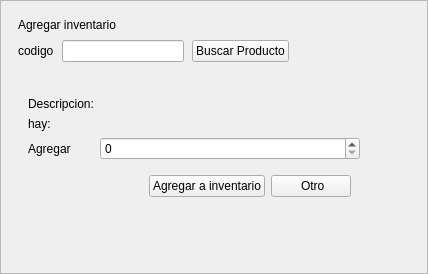
          <widget class="QWidget" name="pageInvAgregar">
           <layout class="QVBoxLayout" name="verticalLayout_9">
            <property name="spacing">
             <number>0</number>
            </property>
            <property name="leftMargin">
             <number>0</number>
            </property>
            <property name="topMargin">
             <number>0</number>
            </property>
            <property name="rightMargin">
             <number>0</number>
            </property>
            <property name="bottomMargin">
             <number>0</number>
            </property>
            <item>
             <widget class="QFrame" name="frame_21">
              <property name="sizePolicy">
               <sizepolicy hsizetype="Preferred" vsizetype="Preferred">
                <horstretch>0</horstretch>
                <verstretch>66</verstretch>
               </sizepolicy>
              </property>
              <property name="frameShape">
               <enum>QFrame::Shape::StyledPanel</enum>
              </property>
              <property name="frameShadow">
               <enum>QFrame::Shadow::Raised</enum>
              </property>
              <layout class="QGridLayout" name="gridLayout_7">
               <property name="leftMargin">
                <number>9</number>
               </property>
               <property name="topMargin">
                <number>9</number>
               </property>
               <property name="rightMargin">
                <number>9</number>
               </property>
               <property name="bottomMargin">
                <number>9</number>
               </property>
               <property name="spacing">
                <number>9</number>
               </property>
               <item row="1" column="0">
                <widget class="QFrame" name="frame_22">
                 <property name="sizePolicy">
                  <sizepolicy hsizetype="Preferred" vsizetype="Preferred">
                   <horstretch>0</horstretch>
                   <verstretch>5</verstretch>
                  </sizepolicy>
                 </property>
                 <property name="frameShape">
                  <enum>QFrame::Shape::NoFrame</enum>
                 </property>
                 <property name="frameShadow">
                  <enum>QFrame::Shadow::Raised</enum>
                 </property>
                 <layout class="QVBoxLayout" name="verticalLayout_8">
                  <item>
                   <widget class="QFrame" name="frameDetalleInvAg">
                    <property name="enabled">
                     <bool>true</bool>
                    </property>
                    <property name="sizePolicy">
                     <sizepolicy hsizetype="Preferred" vsizetype="Preferred">
                      <horstretch>0</horstretch>
                      <verstretch>0</verstretch>
                     </sizepolicy>
                    </property>
                    <property name="frameShape">
                     <enum>QFrame::Shape::NoFrame</enum>
                    </property>
                    <property name="frameShadow">
                     <enum>QFrame::Shadow::Raised</enum>
                    </property>
                    <layout class="QGridLayout" name="gridLayout_8">
                     <item row="5" column="1">
                      <spacer name="verticalSpacer_2">
                       <property name="orientation">
                        <enum>Qt::Orientation::Vertical</enum>
                       </property>
                       <property name="sizeHint" stdset="0">
                        <size>
                         <width>20</width>
                         <height>40</height>
                        </size>
                       </property>
                      </spacer>
                     </item>
                     <item row="2" column="0">
                      <widget class="QLabel" name="label_14">
                       <property name="text">
                        <string>hay:</string>
                       </property>
                      </widget>
                     </item>
                     <item row="3" column="2">
                      <spacer name="horizontalSpacer_5">
                       <property name="orientation">
                        <enum>Qt::Orientation::Horizontal</enum>
                       </property>
                       <property name="sizeHint" stdset="0">
                        <size>
                         <width>40</width>
                         <height>20</height>
                        </size>
                       </property>
                      </spacer>
                     </item>
                     <item row="3" column="1">
                      <widget class="QSpinBox" name="spinAgregarInvAg"/>
                     </item>
                     <item row="3" column="0">
                      <widget class="QLabel" name="label_15">
                       <property name="text">
                        <string>Agregar</string>
                       </property>
                      </widget>
                     </item>
                     <item row="4" column="1">
                      <widget class="QFrame" name="frame_23">
                       <property name="frameShape">
                        <enum>QFrame::Shape::NoFrame</enum>
                       </property>
                       <property name="frameShadow">
                        <enum>QFrame::Shadow::Raised</enum>
                       </property>
                       <layout class="QHBoxLayout" name="horizontalLayout_11">
                        <item>
                         <spacer name="horizontalSpacer_11">
                          <property name="orientation">
                           <enum>Qt::Orientation::Horizontal</enum>
                          </property>
                          <property name="sizeHint" stdset="0">
                           <size>
                            <width>40</width>
                            <height>20</height>
                           </size>
                          </property>
                         </spacer>
                        </item>
                        <item>
                         <widget class="QPushButton" name="btnAgregarInv">
                          <property name="text">
                           <string>Agregar a inventario</string>
                          </property>
                         </widget>
                        </item>
                        <item>
                         <widget class="QPushButton" name="btnOtroInvAg">
                          <property name="text">
                           <string> Otro</string>
                          </property>
                         </widget>
                        </item>
                       </layout>
                      </widget>
                     </item>
                     <item row="1" column="0">
                      <widget class="QLabel" name="label_11">
                       <property name="text">
                        <string>Descripcion:</string>
                       </property>
                      </widget>
                     </item>
                     <item row="1" column="1">
                      <widget class="QLabel" name="lblDescInvAg">
                       <property name="text">
                        <string/>
                       </property>
                      </widget>
                     </item>
                     <item row="2" column="1">
                      <widget class="QLabel" name="lblHayInvAg">
                       <property name="text">
                        <string/>
                       </property>
                      </widget>
                     </item>
                    </layout>
                   </widget>
                  </item>
                 </layout>
                </widget>
               </item>
               <item row="0" column="0">
                <widget class="QFrame" name="frame_24">
                 <property name="sizePolicy">
                  <sizepolicy hsizetype="Preferred" vsizetype="Preferred">
                   <horstretch>0</horstretch>
                   <verstretch>1</verstretch>
                  </sizepolicy>
                 </property>
                 <property name="frameShape">
                  <enum>QFrame::Shape::NoFrame</enum>
                 </property>
                 <property name="frameShadow">
                  <enum>QFrame::Shadow::Raised</enum>
                 </property>
                 <layout class="QGridLayout" name="gridLayout_9">
                  <property name="leftMargin">
                   <number>8</number>
                  </property>
                  <property name="topMargin">
                   <number>8</number>
                  </property>
                  <property name="rightMargin">
                   <number>8</number>
                  </property>
                  <property name="bottomMargin">
                   <number>8</number>
                  </property>
                  <property name="spacing">
                   <number>8</number>
                  </property>
                  <item row="1" column="0">
                   <widget class="QLabel" name="label_16">
                    <property name="text">
                     <string>codigo</string>
                    </property>
                   </widget>
                  </item>
                  <item row="0" column="0" colspan="2">
                   <widget class="QLabel" name="label_7">
                    <property name="text">
                     <string>Agregar inventario</string>
                    </property>
                   </widget>
                  </item>
                  <item row="1" column="2">
                   <widget class="QPushButton" name="btnBuscarInvAg">
                    <property name="enabled">
                     <bool>true</bool>
                    </property>
                    <property name="text">
                     <string>Buscar Producto</string>
                    </property>
                   </widget>
                  </item>
                  <item row="1" column="1">
                   <widget class="QLineEdit" name="codigoInvAgEdit">
                    <property name="enabled">
                     <bool>true</bool>
                    </property>
                   </widget>
                  </item>
                  <item row="1" column="3">
                   <spacer name="horizontalSpacer_2">
                    <property name="orientation">
                     <enum>Qt::Orientation::Horizontal</enum>
                    </property>
                    <property name="sizeHint" stdset="0">
                     <size>
                      <width>40</width>
                      <height>20</height>
                     </size>
                    </property>
                   </spacer>
                  </item>
                 </layout>
                </widget>
               </item>
              </layout>
             </widget>
            </item>
           </layout>
          </widget>
